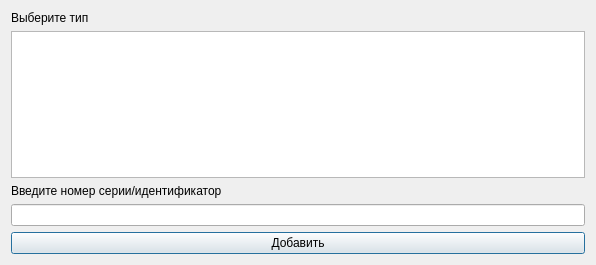
<?xml version="1.0" encoding="UTF-8"?>
<ui version="4.0">
 <class>odgAddPartition</class>
 <widget class="QDialog" name="odgAddPartition">
  <property name="geometry">
   <rect>
    <x>0</x>
    <y>0</y>
    <width>596</width>
    <height>265</height>
   </rect>
  </property>
  <property name="windowTitle">
   <string>Новый раздел</string>
  </property>
  <layout class="QHBoxLayout" name="horizontalLayout">
   <item>
    <layout class="QVBoxLayout" name="verticalLayout">
     <item>
      <widget class="QLabel" name="label">
       <property name="text">
        <string>Выберите тип</string>
       </property>
      </widget>
     </item>
     <item>
      <widget class="QTableView" name="tableView"/>
     </item>
     <item>
      <widget class="QLabel" name="label_2">
       <property name="text">
        <string>Введите номер серии/идентификатор</string>
       </property>
      </widget>
     </item>
     <item>
      <widget class="QLineEdit" name="lineEdit"/>
     </item>
     <item>
      <widget class="QPushButton" name="pushButton">
       <property name="text">
        <string>Добавить</string>
       </property>
      </widget>
     </item>
    </layout>
   </item>
  </layout>
 </widget>
 <resources/>
 <connections/>
</ui>
